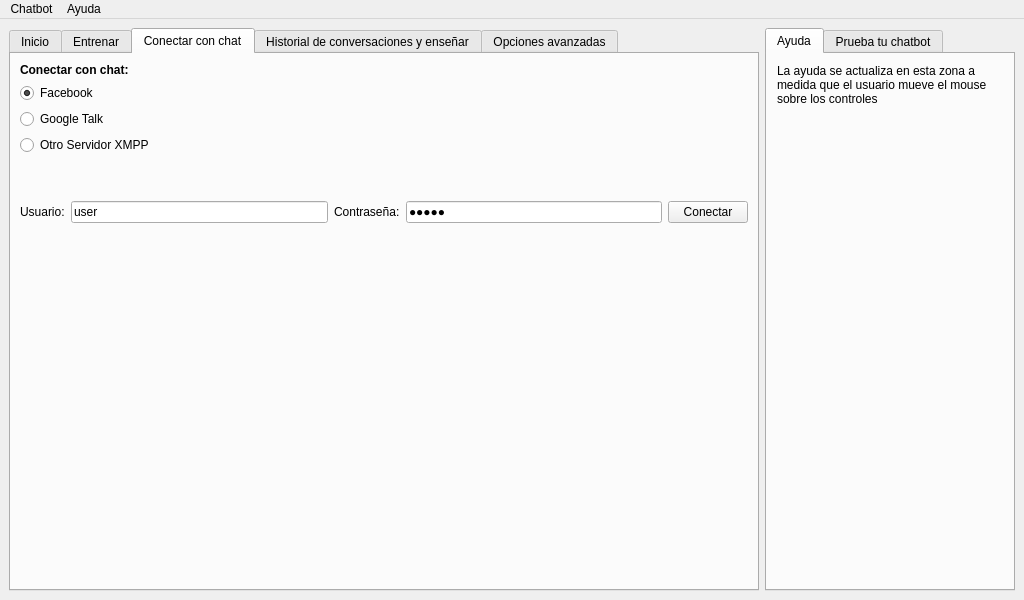
<?xml version="1.0" encoding="UTF-8"?>
<ui version="4.0">
 <class>MainWindow</class>
 <widget class="QMainWindow" name="MainWindow">
  <property name="geometry">
   <rect>
    <x>0</x>
    <y>0</y>
    <width>1024</width>
    <height>600</height>
   </rect>
  </property>
  <property name="windowTitle">
   <string>Chatbot</string>
  </property>
  <widget class="QWidget" name="centralwidget">
   <layout class="QGridLayout" name="gridLayout_2" columnstretch="3,1,0">
    <item row="1" column="0">
     <layout class="QGridLayout" name="gridLayout">
      <item row="0" column="0">
       <widget class="QTabWidget" name="tabWidget">
        <property name="currentIndex">
         <number>2</number>
        </property>
        <widget class="QWidget" name="tab_5">
         <attribute name="title">
          <string>Inicio</string>
         </attribute>
         <layout class="QGridLayout" name="gridLayout_6">
          <item row="0" column="0">
           <layout class="QGridLayout" name="gridLayout_5">
            <property name="horizontalSpacing">
             <number>6</number>
            </property>
            <property name="verticalSpacing">
             <number>12</number>
            </property>
            <item row="0" column="0">
             <widget class="QLabel" name="label_7">
              <property name="font">
               <font>
                <weight>50</weight>
                <bold>false</bold>
               </font>
              </property>
              <property name="text">
               <string>Bievenido! blah blah blah...</string>
              </property>
             </widget>
            </item>
            <item row="1" column="0">
             <spacer name="verticalSpacer_2">
              <property name="orientation">
               <enum>Qt::Vertical</enum>
              </property>
              <property name="sizeType">
               <enum>QSizePolicy::Fixed</enum>
              </property>
              <property name="sizeHint" stdset="0">
               <size>
                <width>20</width>
                <height>40</height>
               </size>
              </property>
             </spacer>
            </item>
            <item row="2" column="0">
             <layout class="QHBoxLayout" name="horizontalLayout_6">
              <item>
               <widget class="QLabel" name="label_8">
                <property name="sizePolicy">
                 <sizepolicy hsizetype="Fixed" vsizetype="Preferred">
                  <horstretch>0</horstretch>
                  <verstretch>0</verstretch>
                 </sizepolicy>
                </property>
                <property name="minimumSize">
                 <size>
                  <width>160</width>
                  <height>0</height>
                 </size>
                </property>
                <property name="baseSize">
                 <size>
                  <width>140</width>
                  <height>0</height>
                 </size>
                </property>
                <property name="text">
                 <string>Tu nombre:</string>
                </property>
               </widget>
              </item>
              <item>
               <widget class="QLineEdit" name="lineEdit_4">
                <property name="sizePolicy">
                 <sizepolicy hsizetype="Fixed" vsizetype="Fixed">
                  <horstretch>0</horstretch>
                  <verstretch>0</verstretch>
                 </sizepolicy>
                </property>
                <property name="minimumSize">
                 <size>
                  <width>200</width>
                  <height>0</height>
                 </size>
                </property>
                <property name="maximumSize">
                 <size>
                  <width>300</width>
                  <height>16777215</height>
                 </size>
                </property>
                <property name="baseSize">
                 <size>
                  <width>300</width>
                  <height>0</height>
                 </size>
                </property>
                <property name="text">
                 <string>Andres Pagliano</string>
                </property>
               </widget>
              </item>
              <item>
               <spacer name="horizontalSpacer_3">
                <property name="orientation">
                 <enum>Qt::Horizontal</enum>
                </property>
                <property name="sizeHint" stdset="0">
                 <size>
                  <width>40</width>
                  <height>20</height>
                 </size>
                </property>
               </spacer>
              </item>
             </layout>
            </item>
            <item row="3" column="0">
             <layout class="QHBoxLayout" name="horizontalLayout_7">
              <property name="spacing">
               <number>6</number>
              </property>
              <item>
               <widget class="QLabel" name="label_9">
                <property name="sizePolicy">
                 <sizepolicy hsizetype="Fixed" vsizetype="Preferred">
                  <horstretch>0</horstretch>
                  <verstretch>0</verstretch>
                 </sizepolicy>
                </property>
                <property name="minimumSize">
                 <size>
                  <width>160</width>
                  <height>0</height>
                 </size>
                </property>
                <property name="baseSize">
                 <size>
                  <width>140</width>
                  <height>0</height>
                 </size>
                </property>
                <property name="text">
                 <string>Nombre del chatbot:</string>
                </property>
               </widget>
              </item>
              <item>
               <widget class="QLineEdit" name="lineEdit_5">
                <property name="sizePolicy">
                 <sizepolicy hsizetype="Fixed" vsizetype="Fixed">
                  <horstretch>0</horstretch>
                  <verstretch>0</verstretch>
                 </sizepolicy>
                </property>
                <property name="minimumSize">
                 <size>
                  <width>200</width>
                  <height>0</height>
                 </size>
                </property>
                <property name="maximumSize">
                 <size>
                  <width>300</width>
                  <height>16777215</height>
                 </size>
                </property>
                <property name="baseSize">
                 <size>
                  <width>300</width>
                  <height>0</height>
                 </size>
                </property>
                <property name="text">
                 <string>Bot</string>
                </property>
               </widget>
              </item>
              <item>
               <spacer name="horizontalSpacer_4">
                <property name="orientation">
                 <enum>Qt::Horizontal</enum>
                </property>
                <property name="sizeHint" stdset="0">
                 <size>
                  <width>40</width>
                  <height>20</height>
                 </size>
                </property>
               </spacer>
              </item>
             </layout>
            </item>
            <item row="4" column="0">
             <spacer name="verticalSpacer">
              <property name="orientation">
               <enum>Qt::Vertical</enum>
              </property>
              <property name="sizeHint" stdset="0">
               <size>
                <width>20</width>
                <height>40</height>
               </size>
              </property>
             </spacer>
            </item>
           </layout>
          </item>
         </layout>
        </widget>
        <widget class="QWidget" name="tab">
         <attribute name="title">
          <string>Entrenar</string>
         </attribute>
         <layout class="QGridLayout" name="gridLayout_4">
          <item row="0" column="2">
           <layout class="QGridLayout" name="gridLayout_3" columnstretch="1,1,0,4">
            <item row="1" column="0" rowspan="10" colspan="2">
             <widget class="QTreeWidget" name="treeWidget">
              <property name="mouseTracking">
               <bool>true</bool>
              </property>
              <column>
               <property name="text">
                <string>Reglas</string>
               </property>
              </column>
              <item>
               <property name="text">
                <string>Saludos</string>
               </property>
               <item>
                <property name="text">
                 <string>Hola</string>
                </property>
               </item>
               <item>
                <property name="text">
                 <string>Buen día</string>
                </property>
               </item>
               <item>
                <property name="text">
                 <string>Buenas tardes</string>
                </property>
               </item>
              </item>
              <item>
               <property name="text">
                <string>Preguntas Personales</string>
               </property>
               <item>
                <property name="text">
                 <string>¿Cuál es tu nombre?</string>
                </property>
               </item>
               <item>
                <property name="text">
                 <string>¿Cuantos años tienes?</string>
                </property>
               </item>
              </item>
             </widget>
            </item>
            <item row="0" column="2" rowspan="13">
             <spacer name="horizontalSpacer">
              <property name="orientation">
               <enum>Qt::Horizontal</enum>
              </property>
              <property name="sizeType">
               <enum>QSizePolicy::Fixed</enum>
              </property>
              <property name="sizeHint" stdset="0">
               <size>
                <width>10</width>
                <height>20</height>
               </size>
              </property>
             </spacer>
            </item>
            <item row="0" column="0" colspan="2">
             <layout class="QHBoxLayout" name="horizontalLayout_3">
              <item>
               <widget class="QToolButton" name="toolButton_3">
                <property name="toolTip">
                 <string>Agregar regla</string>
                </property>
                <property name="text">
                 <string>+R</string>
                </property>
               </widget>
              </item>
              <item>
               <widget class="QToolButton" name="toolButton">
                <property name="toolTip">
                 <string>Borrar regla</string>
                </property>
                <property name="text">
                 <string> - R</string>
                </property>
               </widget>
              </item>
              <item>
               <widget class="QToolButton" name="toolButton_2">
                <property name="toolTip">
                 <string>Agregar grupo</string>
                </property>
                <property name="text">
                 <string>+G</string>
                </property>
               </widget>
              </item>
              <item>
               <widget class="QToolButton" name="toolButton_4">
                <property name="toolTip">
                 <string>Borrar grupo</string>
                </property>
                <property name="text">
                 <string>-G</string>
                </property>
               </widget>
              </item>
              <item>
               <spacer name="horizontalSpacer_2">
                <property name="orientation">
                 <enum>Qt::Horizontal</enum>
                </property>
                <property name="sizeHint" stdset="0">
                 <size>
                  <width>40</width>
                  <height>20</height>
                 </size>
                </property>
               </spacer>
              </item>
             </layout>
            </item>
            <item row="0" column="3">
             <widget class="QLabel" name="label">
              <property name="text">
               <string>Si el usuario escribe:</string>
              </property>
             </widget>
            </item>
            <item row="1" column="3">
             <widget class="QLineEdit" name="lineEdit">
              <property name="mouseTracking">
               <bool>true</bool>
              </property>
              <property name="text">
               <string>¿Cuál es tu nombre?</string>
              </property>
             </widget>
            </item>
            <item row="2" column="3">
             <widget class="QLabel" name="label_2">
              <property name="text">
               <string>O alguna de de las variantes:</string>
              </property>
             </widget>
            </item>
            <item row="3" column="3">
             <widget class="LvkPlainTextEdit" name="plainTextEdit">
              <property name="mouseTracking">
               <bool>true</bool>
              </property>
              <property name="plainText">
               <string>¿Como te llamas?
¿Que nombre tienes?
¿Que nombre tenés?</string>
              </property>
             </widget>
            </item>
            <item row="4" column="3">
             <widget class="QLabel" name="label_3">
              <property name="text">
               <string>El chatbot responde:</string>
              </property>
             </widget>
            </item>
            <item row="5" column="3" rowspan="8">
             <widget class="QPlainTextEdit" name="plainTextEdit">
              <property name="mouseTracking">
               <bool>true</bool>
              </property>
              <property name="plainText">
               <string>Mi nombre es Bot</string>
              </property>
             </widget>
            </item>
            <item row="11" column="0" rowspan="2" colspan="2">
             <layout class="QHBoxLayout" name="horizontalLayout_4">
              <item>
               <widget class="QLabel" name="label_6">
                <property name="sizePolicy">
                 <sizepolicy hsizetype="Minimum" vsizetype="Preferred">
                  <horstretch>0</horstretch>
                  <verstretch>0</verstretch>
                 </sizepolicy>
                </property>
                <property name="text">
                 <string>Buscar regla:</string>
                </property>
               </widget>
              </item>
              <item>
               <widget class="QLineEdit" name="lineEdit_3"/>
              </item>
             </layout>
            </item>
           </layout>
          </item>
         </layout>
        </widget>
        <widget class="QWidget" name="tab_2">
         <attribute name="title">
          <string>Conectar con chat</string>
         </attribute>
         <layout class="QGridLayout" name="gridLayout_8">
          <item row="0" column="0">
           <layout class="QGridLayout" name="gridLayout_7">
            <item row="1" column="0">
             <widget class="QRadioButton" name="radioButton">
              <property name="text">
               <string>Facebook</string>
              </property>
              <property name="checked">
               <bool>true</bool>
              </property>
             </widget>
            </item>
            <item row="2" column="0">
             <widget class="QRadioButton" name="radioButton_2">
              <property name="text">
               <string>Google Talk</string>
              </property>
             </widget>
            </item>
            <item row="3" column="0">
             <widget class="QRadioButton" name="radioButton_3">
              <property name="text">
               <string>Otro Servidor XMPP</string>
              </property>
             </widget>
            </item>
            <item row="6" column="0">
             <spacer name="verticalSpacer_3">
              <property name="orientation">
               <enum>Qt::Vertical</enum>
              </property>
              <property name="sizeHint" stdset="0">
               <size>
                <width>20</width>
                <height>40</height>
               </size>
              </property>
             </spacer>
            </item>
            <item row="0" column="0">
             <widget class="QLabel" name="label_10">
              <property name="font">
               <font>
                <weight>75</weight>
                <bold>true</bold>
               </font>
              </property>
              <property name="text">
               <string>Conectar con chat:</string>
              </property>
             </widget>
            </item>
            <item row="5" column="0">
             <layout class="QHBoxLayout" name="horizontalLayout_8">
              <item>
               <widget class="QLabel" name="label_12">
                <property name="text">
                 <string>Usuario:</string>
                </property>
               </widget>
              </item>
              <item>
               <widget class="QLineEdit" name="lineEdit_6">
                <property name="text">
                 <string>user</string>
                </property>
               </widget>
              </item>
              <item>
               <widget class="QLabel" name="label_11">
                <property name="text">
                 <string>Contraseña:</string>
                </property>
               </widget>
              </item>
              <item>
               <widget class="QLineEdit" name="lineEdit_7">
                <property name="text">
                 <string>xxxxx</string>
                </property>
                <property name="echoMode">
                 <enum>QLineEdit::Password</enum>
                </property>
               </widget>
              </item>
              <item>
               <widget class="QPushButton" name="pushButton">
                <property name="text">
                 <string>Conectar</string>
                </property>
               </widget>
              </item>
             </layout>
            </item>
            <item row="4" column="0">
             <spacer name="verticalSpacer_4">
              <property name="orientation">
               <enum>Qt::Vertical</enum>
              </property>
              <property name="sizeType">
               <enum>QSizePolicy::Fixed</enum>
              </property>
              <property name="sizeHint" stdset="0">
               <size>
                <width>20</width>
                <height>40</height>
               </size>
              </property>
             </spacer>
            </item>
           </layout>
          </item>
         </layout>
        </widget>
        <widget class="QWidget" name="tab_3">
         <attribute name="title">
          <string>Historial de conversaciones y enseñar</string>
         </attribute>
         <layout class="QGridLayout" name="gridLayout_9">
          <item row="0" column="0">
           <layout class="QGridLayout" name="gridLayout_10" columnstretch="2,3">
            <item row="1" column="0">
             <widget class="QTableWidget" name="tableWidget">
              <property name="font">
               <font>
                <pointsize>8</pointsize>
               </font>
              </property>
              <attribute name="horizontalHeaderStretchLastSection">
               <bool>true</bool>
              </attribute>
              <attribute name="verticalHeaderVisible">
               <bool>false</bool>
              </attribute>
              <row>
               <property name="text">
                <string>New Row</string>
               </property>
              </row>
              <row>
               <property name="text">
                <string>New Row</string>
               </property>
              </row>
              <column>
               <property name="text">
                <string>Fecha/Hora</string>
               </property>
              </column>
              <column>
               <property name="text">
                <string>Contacto</string>
               </property>
              </column>
              <item row="0" column="0">
               <property name="text">
                <string>10/02/12 12:22</string>
               </property>
              </item>
              <item row="0" column="1">
               <property name="text">
                <string>paglian@gmail.com</string>
               </property>
              </item>
              <item row="1" column="0">
               <property name="text">
                <string>09/02/12 16:55</string>
               </property>
              </item>
              <item row="1" column="1">
               <property name="text">
                <string>pablo@pablopda.com.ar</string>
               </property>
              </item>
             </widget>
            </item>
            <item row="0" column="0" colspan="2">
             <widget class="QLabel" name="label_13">
              <property name="font">
               <font>
                <weight>75</weight>
                <bold>true</bold>
               </font>
              </property>
              <property name="text">
               <string>Conversaciones mantenidas con el chatbot:</string>
              </property>
             </widget>
            </item>
            <item row="1" column="1">
             <widget class="QTableWidget" name="tableWidget">
              <property name="font">
               <font>
                <pointsize>8</pointsize>
               </font>
              </property>
              <property name="horizontalScrollBarPolicy">
               <enum>Qt::ScrollBarAlwaysOff</enum>
              </property>
              <property name="editTriggers">
               <set>QAbstractItemView::NoEditTriggers</set>
              </property>
              <property name="alternatingRowColors">
               <bool>true</bool>
              </property>
              <property name="selectionMode">
               <enum>QAbstractItemView::NoSelection</enum>
              </property>
              <attribute name="horizontalHeaderDefaultSectionSize">
               <number>150</number>
              </attribute>
              <attribute name="horizontalHeaderStretchLastSection">
               <bool>true</bool>
              </attribute>
              <attribute name="verticalHeaderVisible">
               <bool>false</bool>
              </attribute>
              <row>
               <property name="text">
                <string>Contacto</string>
               </property>
              </row>
              <row>
               <property name="text">
                <string>Chatbot</string>
               </property>
              </row>
              <row>
               <property name="text">
                <string>Contacto</string>
               </property>
              </row>
              <row>
               <property name="text">
                <string>Chatbot</string>
               </property>
              </row>
              <row>
               <property name="text">
                <string>Contacto</string>
               </property>
              </row>
              <row>
               <property name="text">
                <string>Chatbot</string>
               </property>
              </row>
              <column>
               <property name="text">
                <string>Conversación</string>
               </property>
              </column>
              <column>
               <property name="text">
                <string>Estado</string>
               </property>
              </column>
              <column>
               <property name="text">
                <string>Acción</string>
               </property>
              </column>
              <item row="0" column="0">
               <property name="text">
                <string>Hola</string>
               </property>
              </item>
              <item row="0" column="1">
               <property name="text">
                <string/>
               </property>
              </item>
              <item row="0" column="2">
               <property name="text">
                <string/>
               </property>
              </item>
              <item row="1" column="0">
               <property name="text">
                <string>Hola!</string>
               </property>
              </item>
              <item row="1" column="1">
               <property name="text">
                <string>Ok</string>
               </property>
               <property name="textAlignment">
                <set>AlignHCenter|AlignVCenter|AlignCenter</set>
               </property>
               <property name="foreground">
                <brush brushstyle="NoBrush">
                 <color alpha="255">
                  <red>85</red>
                  <green>170</green>
                  <blue>0</blue>
                 </color>
                </brush>
               </property>
              </item>
              <item row="1" column="2">
               <property name="text">
                <string>Editar respuesta</string>
               </property>
               <property name="font">
                <font>
                 <underline>true</underline>
                </font>
               </property>
               <property name="textAlignment">
                <set>AlignHCenter|AlignVCenter|AlignCenter</set>
               </property>
               <property name="foreground">
                <brush brushstyle="NoBrush">
                 <color alpha="255">
                  <red>0</red>
                  <green>0</green>
                  <blue>255</blue>
                 </color>
                </brush>
               </property>
              </item>
              <item row="2" column="0">
               <property name="text">
                <string>Como te llamas?</string>
               </property>
              </item>
              <item row="2" column="2">
               <property name="text">
                <string/>
               </property>
               <property name="foreground">
                <brush brushstyle="NoBrush">
                 <color alpha="255">
                  <red>0</red>
                  <green>0</green>
                  <blue>255</blue>
                 </color>
                </brush>
               </property>
              </item>
              <item row="3" column="0">
               <property name="text">
                <string>Bot</string>
               </property>
              </item>
              <item row="3" column="1">
               <property name="text">
                <string>Ok</string>
               </property>
               <property name="textAlignment">
                <set>AlignHCenter|AlignVCenter|AlignCenter</set>
               </property>
               <property name="foreground">
                <brush brushstyle="NoBrush">
                 <color alpha="255">
                  <red>85</red>
                  <green>170</green>
                  <blue>0</blue>
                 </color>
                </brush>
               </property>
              </item>
              <item row="3" column="2">
               <property name="text">
                <string>Editar respuesta</string>
               </property>
               <property name="font">
                <font>
                 <underline>true</underline>
                </font>
               </property>
               <property name="textAlignment">
                <set>AlignHCenter|AlignVCenter|AlignCenter</set>
               </property>
               <property name="foreground">
                <brush brushstyle="NoBrush">
                 <color alpha="255">
                  <red>0</red>
                  <green>0</green>
                  <blue>255</blue>
                 </color>
                </brush>
               </property>
              </item>
              <item row="4" column="0">
               <property name="text">
                <string>Cuanto es 2+2?</string>
               </property>
              </item>
              <item row="5" column="0">
               <property name="text">
                <string>No entiendo tu pregunta</string>
               </property>
              </item>
              <item row="5" column="1">
               <property name="text">
                <string>Falló</string>
               </property>
               <property name="textAlignment">
                <set>AlignHCenter|AlignVCenter|AlignCenter</set>
               </property>
               <property name="background">
                <brush brushstyle="NoBrush">
                 <color alpha="255">
                  <red>0</red>
                  <green>0</green>
                  <blue>0</blue>
                 </color>
                </brush>
               </property>
               <property name="foreground">
                <brush brushstyle="SolidPattern">
                 <color alpha="255">
                  <red>255</red>
                  <green>0</green>
                  <blue>0</blue>
                 </color>
                </brush>
               </property>
              </item>
              <item row="5" column="2">
               <property name="text">
                <string>Enseñar respuesta</string>
               </property>
               <property name="font">
                <font>
                 <underline>true</underline>
                </font>
               </property>
               <property name="textAlignment">
                <set>AlignHCenter|AlignVCenter|AlignCenter</set>
               </property>
               <property name="foreground">
                <brush brushstyle="NoBrush">
                 <color alpha="255">
                  <red>0</red>
                  <green>0</green>
                  <blue>255</blue>
                 </color>
                </brush>
               </property>
              </item>
             </widget>
            </item>
           </layout>
          </item>
         </layout>
        </widget>
        <widget class="QWidget" name="tab_6">
         <attribute name="title">
          <string>Opciones avanzadas</string>
         </attribute>
        </widget>
       </widget>
      </item>
     </layout>
    </item>
    <item row="1" column="1">
     <widget class="QTabWidget" name="verticalTabWidget">
      <property name="currentIndex">
       <number>0</number>
      </property>
      <widget class="QWidget" name="tab_4">
       <attribute name="title">
        <string>Ayuda</string>
       </attribute>
       <widget class="QLabel" name="label_5">
        <property name="geometry">
         <rect>
          <x>10</x>
          <y>10</y>
          <width>221</width>
          <height>221</height>
         </rect>
        </property>
        <property name="text">
         <string>La ayuda se actualiza en esta zona a medida que el usuario mueve el mouse sobre los controles</string>
        </property>
        <property name="alignment">
         <set>Qt::AlignLeading|Qt::AlignLeft|Qt::AlignTop</set>
        </property>
        <property name="wordWrap">
         <bool>true</bool>
        </property>
       </widget>
      </widget>
      <widget class="QWidget" name="verticalTabWidgetPage1" native="true">
       <attribute name="title">
        <string>Prueba tu chatbot</string>
       </attribute>
       <layout class="QVBoxLayout" name="verticalLayout">
        <item>
         <widget class="QLabel" name="label_4">
          <property name="text">
           <string>Prueba:</string>
          </property>
         </widget>
        </item>
        <item>
         <widget class="QTextEdit" name="textEdit_2">
          <property name="readOnly">
           <bool>true</bool>
          </property>
          <property name="html">
           <string>&lt;!DOCTYPE HTML PUBLIC &quot;-//W3C//DTD HTML 4.0//EN&quot; &quot;http://www.w3.org/TR/REC-html40/strict.dtd&quot;&gt;
&lt;html&gt;&lt;head&gt;&lt;meta name=&quot;qrichtext&quot; content=&quot;1&quot; /&gt;&lt;style type=&quot;text/css&quot;&gt;
p, li { white-space: pre-wrap; }
&lt;/style&gt;&lt;/head&gt;&lt;body style=&quot; font-family:'Cantarell'; font-size:10pt; font-weight:400; font-style:normal;&quot;&gt;
&lt;p style=&quot; margin-top:0px; margin-bottom:0px; margin-left:0px; margin-right:0px; -qt-block-indent:0; text-indent:0px;&quot;&gt;&lt;span style=&quot; color:#0000ff;&quot;&gt; - Hola&lt;/span&gt;&lt;/p&gt;
&lt;p style=&quot; margin-top:0px; margin-bottom:0px; margin-left:0px; margin-right:0px; -qt-block-indent:0; text-indent:0px;&quot;&gt;&lt;span style=&quot; color:#550000;&quot;&gt;Hola!&lt;/span&gt;&lt;/p&gt;
&lt;p style=&quot; margin-top:0px; margin-bottom:0px; margin-left:0px; margin-right:0px; -qt-block-indent:0; text-indent:0px;&quot;&gt;&lt;span style=&quot; color:#0000ff;&quot;&gt; - ¿Como te llamas?&lt;/span&gt;&lt;/p&gt;
&lt;p style=&quot; margin-top:0px; margin-bottom:0px; margin-left:0px; margin-right:0px; -qt-block-indent:0; text-indent:0px;&quot;&gt;&lt;span style=&quot; color:#550000;&quot;&gt;Mi nombre es Bot&lt;/span&gt;&lt;/p&gt;&lt;/body&gt;&lt;/html&gt;</string>
          </property>
         </widget>
        </item>
        <item>
         <widget class="QLineEdit" name="lineEdit_2">
          <property name="text">
           <string>Cuantos años tie</string>
          </property>
         </widget>
        </item>
       </layout>
      </widget>
     </widget>
    </item>
   </layout>
  </widget>
  <widget class="QMenuBar" name="menubar">
   <property name="geometry">
    <rect>
     <x>0</x>
     <y>0</y>
     <width>1024</width>
     <height>27</height>
    </rect>
   </property>
   <widget class="QMenu" name="menuArchivo">
    <property name="title">
     <string>Chatbot</string>
    </property>
    <addaction name="actionAbrir"/>
    <addaction name="actionGuardar"/>
    <addaction name="actionGuardar_como"/>
    <addaction name="separator"/>
    <addaction name="actionSalir"/>
   </widget>
   <widget class="QMenu" name="menuAyuda">
    <property name="title">
     <string>Ayuda</string>
    </property>
    <addaction name="actionMostrar_ayuda"/>
    <addaction name="actionReportar_un_error"/>
    <addaction name="separator"/>
    <addaction name="actionAcerca_de"/>
   </widget>
   <addaction name="menuArchivo"/>
   <addaction name="menuAyuda"/>
  </widget>
  <action name="actionAbrir">
   <property name="text">
    <string>Abrir...</string>
   </property>
   <property name="shortcut">
    <string>Ctrl+O</string>
   </property>
  </action>
  <action name="actionGuardar">
   <property name="text">
    <string>Guardar</string>
   </property>
   <property name="shortcut">
    <string>Ctrl+S</string>
   </property>
  </action>
  <action name="actionSalir">
   <property name="text">
    <string>Salir</string>
   </property>
   <property name="shortcut">
    <string>Ctrl+Q</string>
   </property>
  </action>
  <action name="actionGuardar_como">
   <property name="text">
    <string>Guardar como...</string>
   </property>
   <property name="shortcut">
    <string>Ctrl+Shift+S</string>
   </property>
  </action>
  <action name="actionMostrar_ayuda">
   <property name="text">
    <string>Mostrar ayuda</string>
   </property>
   <property name="shortcut">
    <string>F1</string>
   </property>
  </action>
  <action name="actionReportar_un_error">
   <property name="text">
    <string>Reportar un error</string>
   </property>
  </action>
  <action name="actionAcerca_de">
   <property name="text">
    <string>Acerca de...</string>
   </property>
  </action>
 </widget>
 <customwidgets>
  <customwidget>
   <class>LvkPlainTextEdit</class>
   <extends>QPlainTextEdit</extends>
   <header>LvkPlainTextEdit.h</header>
   <slots>
    <signal>updateHelp(int)</signal>
    <slot>updateHelp()</slot>
   </slots>
  </customwidget>
 </customwidgets>
 <resources/>
 <connections/>
</ui>
